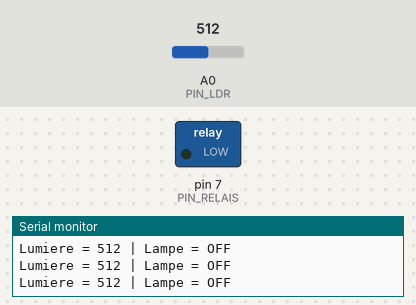
A sketch run on a simulated Arduino Uno, built with avr-gcc and run on an emulated ATmega328P. Parts: switched loads named in the sketch (green lamp = pin HIGH), the last lines printed to the serial monitor. The inputs (shaded band) are chosen by the test bench; at power-on: A0 (PIN_LDR) = 512.

Above: at 1.3 s.
1.4 s: A0 (PIN_LDR) set to 318
2.9 s: A0 (PIN_LDR) set to 283
At 4.0 s:
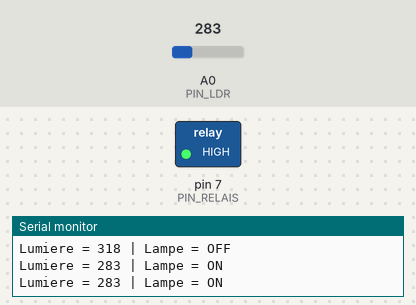
4.5 s: A0 (PIN_LDR) set to 386
6.0 s: A0 (PIN_LDR) set to 410
At 6.4 s:
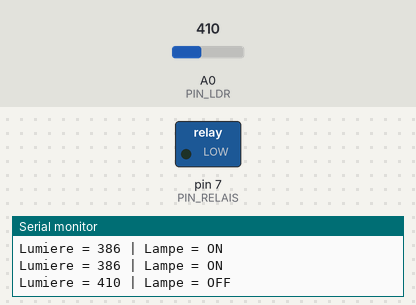
7.5 s: A0 (PIN_LDR) set to 290
At 8.8 s:
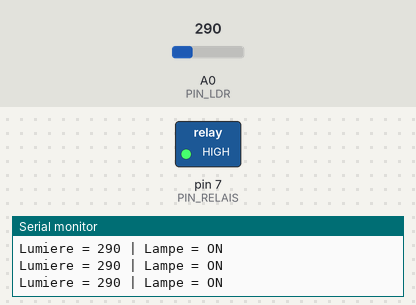
Timing chart, 0 to 10.0 s (numbered marks = the images above; inputs shaded):
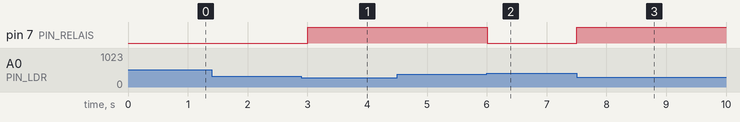

The sketch:

eclairage_auto.ino
```cpp
/*
  Projet 4 : Éclairage automatique selon la luminosité
  Matériel : Arduino Uno, photorésistance (LDR) + résistance 10 kΩ,
             module relais 5 V (IN sur D7), lampe ou LED.
  Affichage : moniteur série (9600 bauds).
*/

const int PIN_LDR = A0;      // point milieu du pont LDR + 10 kΩ
const int PIN_RELAIS = 7;    // entrée IN du module relais

// Valeurs à ajuster selon le capteur et l'éclairage de la pièce
const int SEUIL_ALLUMER = 300;   // en dessous : il fait sombre
const int SEUIL_ETEINDRE = 400;  // au dessus : il fait clair

bool lampeAllumee = false;

void setup() {
  pinMode(PIN_RELAIS, OUTPUT);
  digitalWrite(PIN_RELAIS, LOW);
  Serial.begin(9600);
}

void loop() {
  int lumiere = analogRead(PIN_LDR);  // 0 à 1023

  // Hystérésis : deux seuils pour éviter le clignotement
  if (!lampeAllumee && lumiere < SEUIL_ALLUMER) {
    lampeAllumee = true;
  } else if (lampeAllumee && lumiere > SEUIL_ETEINDRE) {
    lampeAllumee = false;
  }

  digitalWrite(PIN_RELAIS, lampeAllumee ? HIGH : LOW);

  Serial.print("Lumiere = ");
  Serial.print(lumiere);
  Serial.print(" | Lampe = ");
  Serial.println(lampeAllumee ? "ON" : "OFF");

  delay(500);
}
```

Measured:
- the behaviour switches between 300 and 299 on A0 (PIN_LDR) (found by bisection; images 0 and 1)
- the behaviour switches between 400 and 401 on A0 (PIN_LDR) (found by bisection; images 1 and 2)
- after the input at 2.9 s, pin 7 (PIN_RELAIS): LOW → HIGH after 0.10 s
- after the input at 6.0 s, pin 7 (PIN_RELAIS): HIGH → LOW at once
- after the input at 7.5 s, pin 7 (PIN_RELAIS): LOW → HIGH at once
